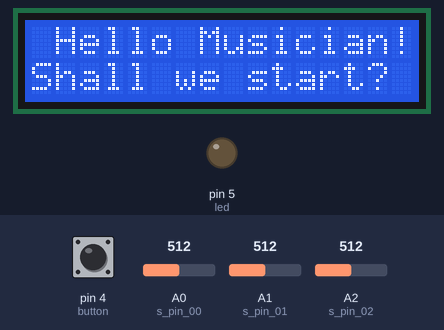
A sketch run on a simulated Arduino Uno, built with avr-gcc and run on an emulated ATmega328P. Shown: 16×2 character LCD, output pins drawn as LEDs (lit = HIGH). The test bench sets the inputs (shaded band); at power-on: pin 4 (button) HIGH, A1 (s_pin_01) = 512, A0 (s_pin_00) = 512, A2 (s_pin_02) = 512. Random numbers use the default seed unless the sketch sets one; what the sketch prints to the serial monitor is not drawn.

Above: at 1.2 s.
1.3 s: pin 4 (button) pulled LOW for 0.6 s
At 2.1 s:
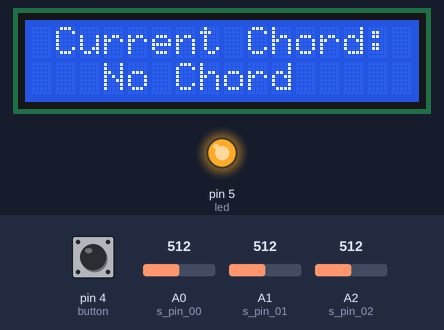
3.4 s: A1 (s_pin_01) set to 1006
4.9 s: A1 (s_pin_01) set to 1023
At 6.4 s:
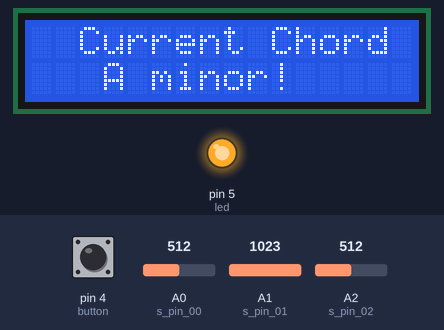
6.7 s: A0 (s_pin_00) set to 1004
8.2 s: A0 (s_pin_00) set to 1023
At 9.5 s:
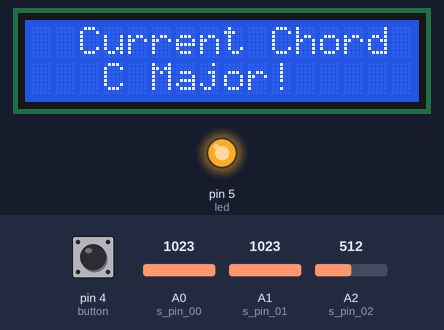
9.9 s: A0 (s_pin_00) set to 900
At 11.0 s:
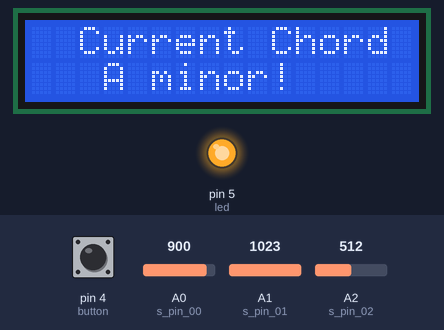
Timing chart, 0 to 12.5 s (numbered marks = the images above; inputs shaded):
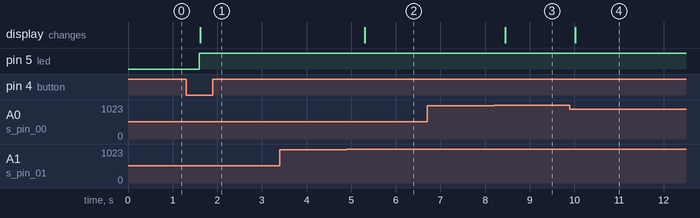

Measured:
- the behaviour switches between 1022 and 1023 on A1 (s_pin_01) (found by bisection; images 1 and 2)
- the behaviour switches between 1022 and 1023 on A0 (s_pin_00) (found by bisection; images 2 and 3)
- after the input at 1.3 s, pin 5 (led): LOW → HIGH after 0.30 s; the display: changes after 0.32 s (image 1)
- after the input at 3.4 s, every drawn part: stays the same
- after the input at 4.9 s, the display: changes after 0.40 s (image 2)
- after the input at 6.7 s, every drawn part: stays the same
- after the input at 8.2 s, the display: changes after 0.25 s (image 3)
- after the input at 9.9 s, the display: changes after 0.12 s (image 4)

The sketch:

unicords.ino
```cpp
/*
  Innovation Project: Ukulele UniChord
  Author by Best Bees Team.
  User Scenario:
    For Ukulele beginers, one of the most challenging part is the chords.
    On Piano, you can clearly see notes and chords through keys. However on Ukulele, all you can see are strings.
    If a system is able to tell what chords the user is playing, it will be very helpful.

  Tasks:
   - Research (Jay, Ryan, Aaron)
     We thought there were two ways to detect the notes and chords.
     One way is to use the sound sensor. However, if there are background noise, than the sound sensor will pick up every sound and not be accurate.
     The other way is to use the pressure sensor. The good part is that it will be more reliable than the sound sensor because it is not affected by noise.
   - Design (Ryan and Anthony)
     1. Define the scope
     2. Draw the workflow graphs
     3. Wrote psudo code
   - Implementation (All the members)
     - Get chord of song - Authony Ouyang
     - Detect chords - Ryan Liu
     - Check chords - Austin Li
     - Wait a measure - Max Sun
  - Testing (Jay)
  -
  - Demo to Experts (Max and Ryan)
*/

#include <Wire.h> // include header file of wire
#include <LiquidCrystal_I2C.h> // include header file of LiquidCrystal Arduino library for I2C LCD displays

LiquidCrystal_I2C lcd(0x27,16,2);  // set the LCD address to 0x27(hexadecimal) for a 16 characters and 2 line display
int s_pin_00 = A0; // Input pot for touch sensor 1
int s_pin_01 = A1; // Input pot for touch sensor 2
int s_pin_02 = A2; // Input pot for touch sensor 3

int sensor_value_00 = 0;  // value read from the pot A0
int sensor_value_01 = 0;  // value read from the pot A1
int sensor_value_02 = 0; // value read from the pot A2
bool has_start = false; // value whether a song starts

int led = 5; // value of pin for led
int button = 4; // value of pin for button

int button_value; // value of button

void setup() {
  // initialize the lcd
  lcd.init();
  lcd.backlight();
  lcd.setCursor (1,0); // set the cursor at the first row, second letter
  lcd.print ("Hello Musician!"); // LCD print Hello Musician!
  lcd.setCursor (0,1); // set the cursor at the second row, first letter
  lcd.print ("Shall we start?"); // LCD print shall we start

  // initialize the serial
  Serial.begin(9600); // initialize serial communications at 9600 bps. It helps debugging

  // initialize the pressure sensor
  pinMode(s_pin_00,INPUT); // set the digital pin A0 as input
  pinMode(s_pin_01,INPUT); // set the digital pin A1 as input
  pinMode(s_pin_02,INPUT); // set the digital pin A2 as input

  // initialize the led
  pinMode(led, OUTPUT); // set pin for led as output

  // initialize the button
  pinMode (button, INPUT); // define the button interface as input
  button_value = digitalRead (button); // read the digital 4 level value and assign it to button_value
}

void loop() {
  // main logic of UniChord, to run repeatedly
  // sensor values range [0, 1023].   1023 = 2^10 - 1
  sensor_value_00 = analogRead(s_pin_00);  // read the value from A0
  sensor_value_01 = analogRead(s_pin_01);  // read the value from A1
  sensor_value_02 = analogRead(s_pin_02);  // read the value from A2

  Serial.println(sensor_value_01); // Serial catch the sensor value and draw the graph

  button_value = digitalRead (button); // read the digital 4 level value and assign it to button_value
  if(button_value == LOW) { // if press the button
    has_start = true; // start to detect chords
    digitalWrite(led, HIGH); // make led light
  }

  if(has_start == true) { // if start to detect chords
    String detect_chord = detectChord(); // call detectChord() function to detect current chord
  }
  delay(500); // delay 0.5 second
  //practiceChords();

}

// function of practice chords
void practiceChords() {
  String chords[] = {"C Major", "A minor"};
  String chord = chords[rand() % 2];
  lcd.clear();
  lcd.setCursor (2,0);
  lcd.print ("Please play");
  lcd.setCursor (3,1);
  lcd.print(chord);
  delay(3000);

  bool is_chord_right = false;
  //for(int i = 0; i < 10; i++) {
    // check whether the chord is correct and light the led
    // call detect chord to get current pressed chord
    Serial.println(sensor_value_01);
    String detect_chord = detectChord();
    is_chord_right = checkChord(detect_chord, chord);
    if (is_chord_right == true) {
      lcd.clear();
      lcd.setCursor (0,0);
      lcd.print ("Succeed");
      delay(3000);
      return;
    }

    //delay(1000);
  //}
  if(is_chord_right == false) {
    lcd.clear();
    lcd.setCursor (0,0);
    lcd.print ("Failed! ");
    delay(3000);
  }

}

// function of detecting chords.
String detectChord() {
  Serial.println(sensor_value_01); // Serial catch the sensor value and draw the graph
  String chord = ""; // define the viable of chord

  // if the sensor value is 1023 (the highest value, because players need to press hard to make a sound on Ukulele)
  if(sensor_value_00 == 1023) {
    has_start = true; // song already started
    lcd.clear(); // clear all of the words on LCD
    lcd.setCursor (2,0); // set the cursor at the first row, the third letter
    lcd.print ("Current Chord"); // print on LCD Current Chord
    lcd.setCursor (3,1); // set the cursor at the second row, the fouth letter
    lcd.print("C Major!"); // print on LCD C Major
    chord = "C Major"; // set the viable chord as C Major and return at the end of the function
  } else if (sensor_value_01 == 1023) {
    has_start = true; // song already started
    lcd.clear(); // clear all of the words on LCD
    lcd.setCursor (2,0); // set the cursor at the first row, the third letter
    lcd.print ("Current Chord"); // print on LCD Current Chord
    lcd.setCursor (3,1); // set the cursor at the second row, the fouth letter
    lcd.print("A minor!"); // print on LCD A minor
    chord = "A minor"; // set the viable chord as A minor and return at the end of the function
    if (sensor_value_02 == 1023) {
      //lcd.print("F Major!");
      chord = "F Major"; // set the viable chord as F Major and return at the end of the function
    }
  } else {     // is not playing any chords
    if (has_start == true) {
      lcd.clear(); // clear all of the words on LCD
      lcd.setCursor (1,0); // set the cursor at the first row, the second letter
      lcd.print ("Current Chord:"); // print on LCD Current Chord
      lcd.setCursor (3,1); // set the cursor at the second row, the fouth letter
      lcd.print ("No Chord"); // print on LCD No Chord
    }
  }

  return chord; // return chord value
}

// function of checking whether the chord is correctly pressed
bool checkChord(String detect_chord, String given_chord) {
  bool is_chord_same = false;
  digitalWrite(led, LOW); // turn off the led

  // Compare the detected chord and the given chord
  if(detect_chord.equals(given_chord)) {
    digitalWrite(led, HIGH); // turn on the led
    is_chord_same = true; // chord is same

  }
  delay(500);
  digitalWrite(led, LOW); // turn off the led
  return is_chord_same; // return whether chord is the same
}
```
